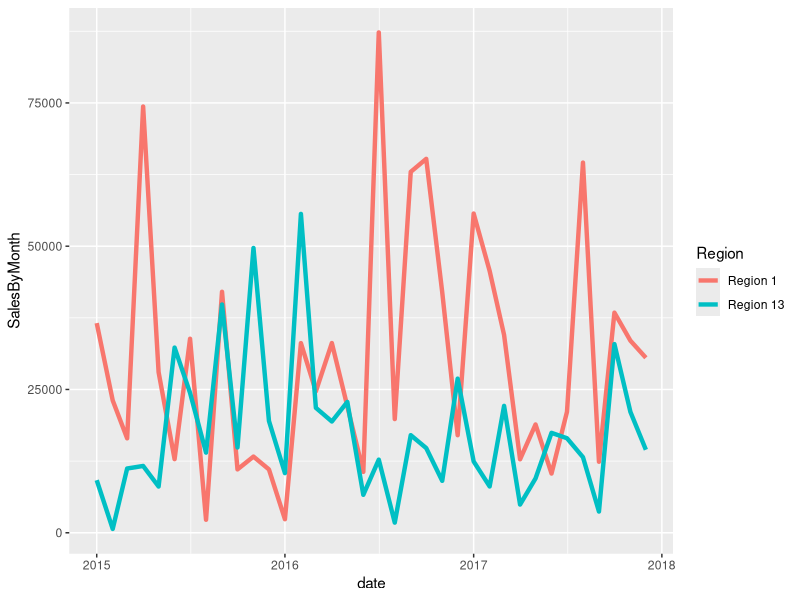
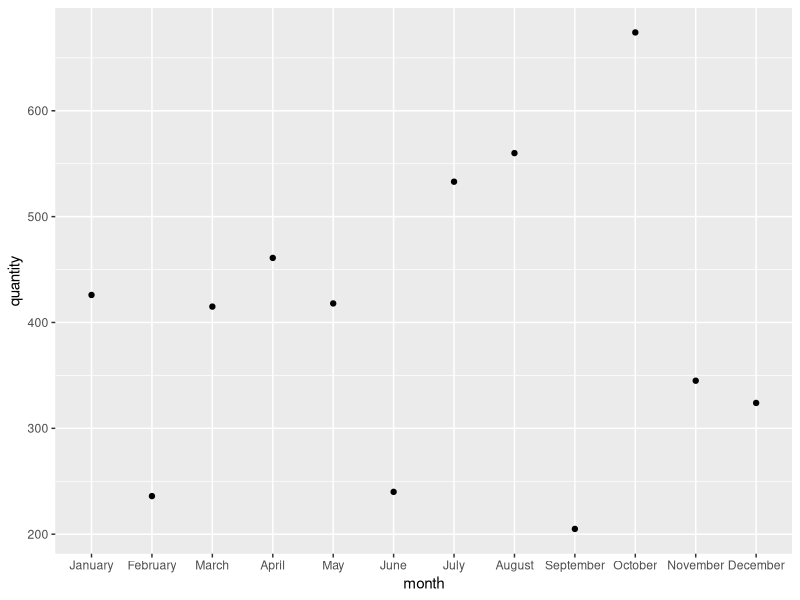

These charts were generated, in order, by the following R code:
## ---- chunk 1

knitr::opts_chunk$set(echo = TRUE)
library(readr)
library(tidyverse)
library(ggplot2)
library(lubridate)

## ---- chunk 2
data <- read.csv("storedata.csv")
data$Order_Date<-as.Date(data$Order_Date, format="%Y-%m-%d")
## ---- chunk 3
data1 <- data%>% filter(year(Order_Date)==2017)
data1 <- data1%>% filter(month(Order_Date)==12 | month(Order_Date)==11 | month(Order_Date)==10)
data1 <- data1 %>% filter(Customer_Segment=="Corporate" | Customer_Segment=="Consumer")
table1 <- data1%>% filter(Region=="Region 1" | Region=="Region 9") %>% group_by(Region, month=month(Order_Date), Customer_Segment) %>% summarise(sumCustomer=sum(Sales))
table1
## ---- chunk 4
fig1 <- data%>% filter(year(Order_Date)==2017 | year(Order_Date)==2016 | year(Order_Date)==2015)
fig1 <- fig1%>% filter(Region=="Region 1" | Region=="Region 13") %>% group_by(Region, year=year(Order_Date),month=month(Order_Date)) %>% summarise(SalesByMonth=sum(Sales)) 
date <- as.factor(paste(fig1$year,fig1$month, 01, sep="-"))
fig1$date <- date
fig1$date<-as.Date(fig1$date, format="%Y-%m-%d")
fig1
figure1 <- ggplot(fig1, aes(x = date, y = SalesByMonth, colour = Region))+ 
  geom_line(size=1.5)
figure1
## ---- chunk 5
region1 <- fig1 %>% filter(Region=="Region 1") %>% rename( Region1sales=SalesByMonth)
region13 <- fig1 %>% filter(Region=="Region 13") %>% rename(Region13sales=SalesByMonth)
table2 <- merge(region1, region13, by= "date")
table2 <- table2 %>% select(date, Region1sales, Region13sales) 
table2$diff <- table2$Region13sales-table2$Region1sales
table2 <- table2 %>% filter(diff > 0)
table2
## ---- chunk 6
average <- data %>% filter(year(Order_Date)==2017)
average <- average %>% select(Profit, Customer_Segment, Product_Category, Region) %>%
  filter(Region!="Region 3" & Region!="Region 5" & Region!="Region 8") %>%
  group_by(Region, Customer_Segment, Product_Category)%>%
  summarize(ProfitTotal=mean(Profit))
average1 <- average %>%  select(Region, Customer_Segment, Product_Category, ProfitTotal) %>%
  group_by(Region) %>% summarize(MaxProfit=max(ProfitTotal)) 
average1

max <- max(average1$MaxProfit)
result <- average %>% filter(ProfitTotal==max)
result

## ---- chunk 7
library(forecast)

data$Order_Date <- as.Date(data$Order_Date)
data$month <- month(data$Order_Date, label = TRUE, abbr = FALSE)
data$year <- year(data$Order_Date)

base <- data %>%
  filter(Customer_Segment == "Small Business" & Product_Category == "Office Supplies") %>%
  group_by(year, month, Customer_Segment, Product_Category) %>%
  summarise(quantity = sum(Order_Quantity)) %>%
  filter(year != "2017") %>% select(month, year, quantity)

#We keep only the date and the quantity
base <- base[,-c(1:4)]
base2 <- ts(base,frequency=12, start=c(2014,1))
 

data2017 <- data %>%
  filter(Customer_Segment == "Small Business" & Product_Category == "Office Supplies") %>%
  group_by(year, month, Customer_Segment, Product_Category) %>%
  summarise(quantity = sum(Order_Quantity)) %>%
  filter(year == "2017")

plot <- ggplot(data2017,aes(x=month, y=quantity ))+geom_point()
plot

